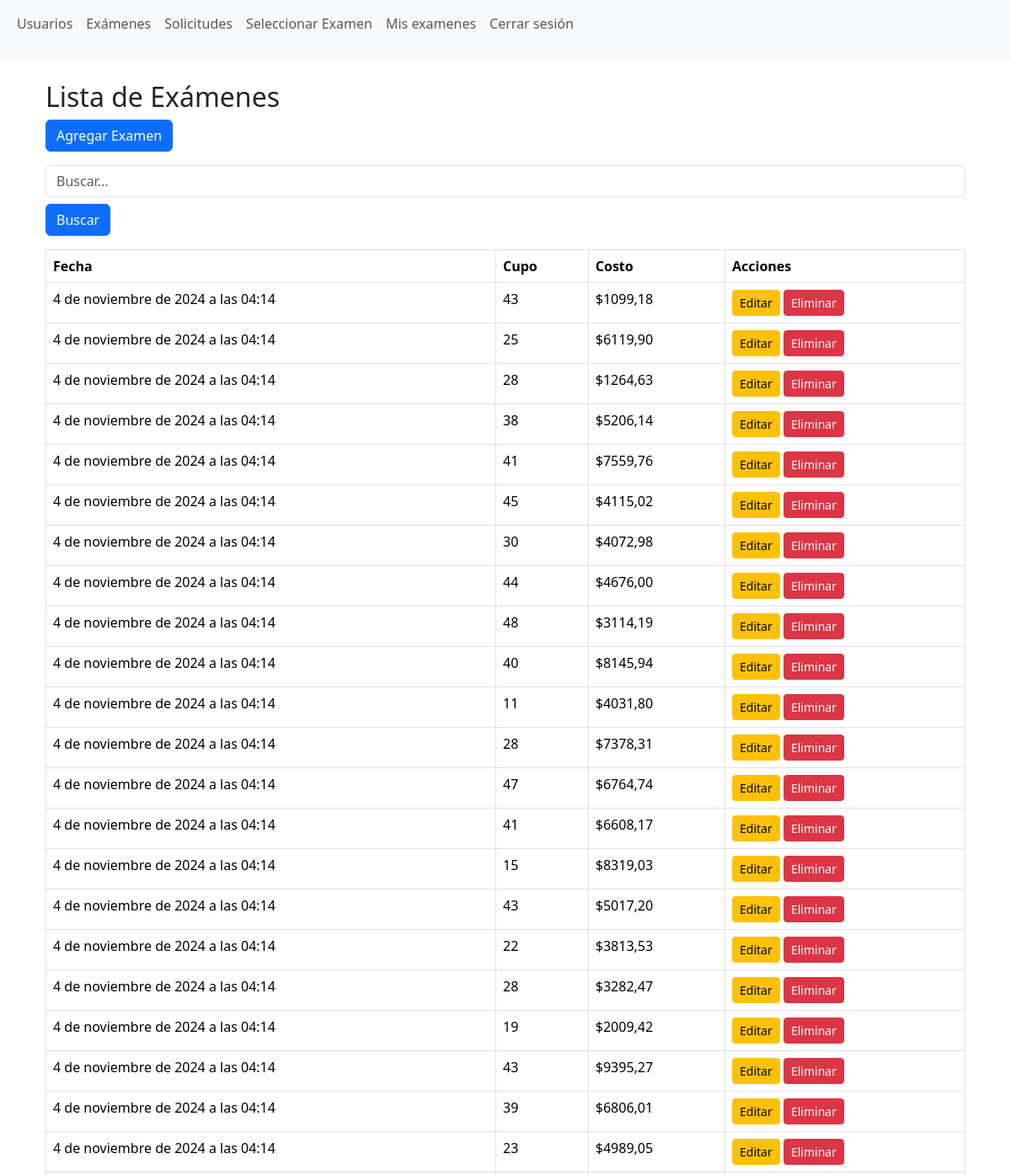
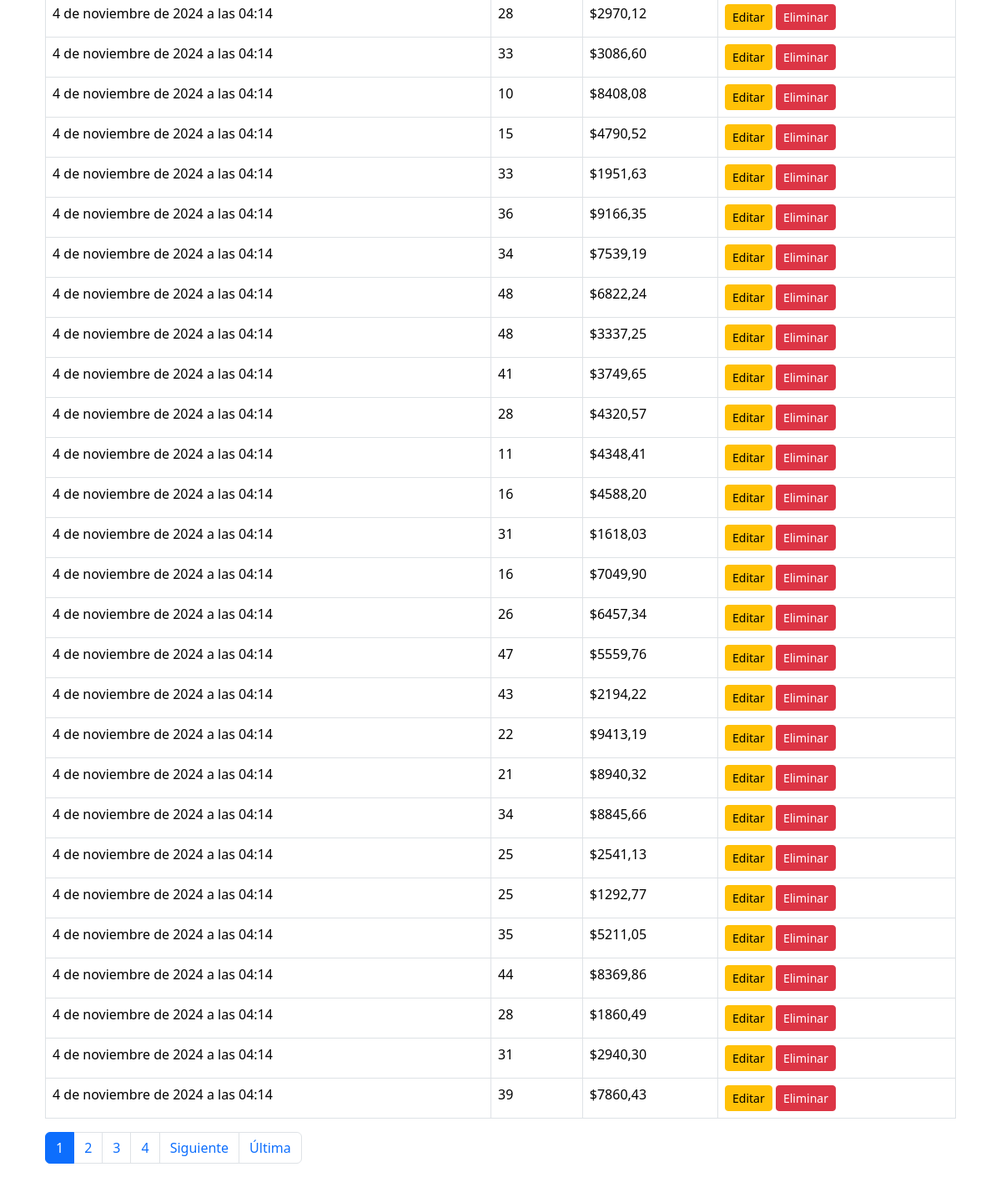
Page / (signed in) on the earlier database version (2 pictures, top to bottom).
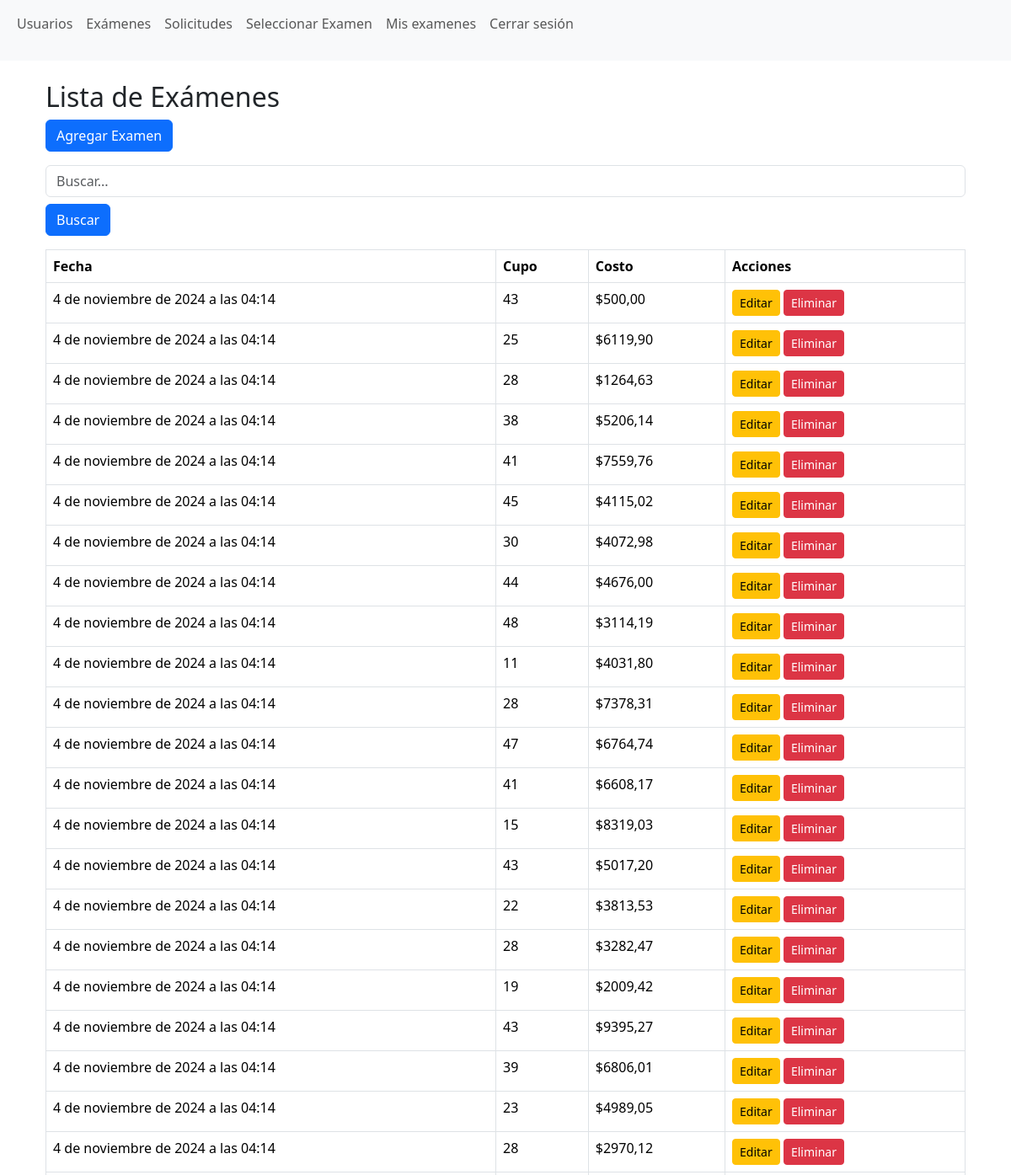
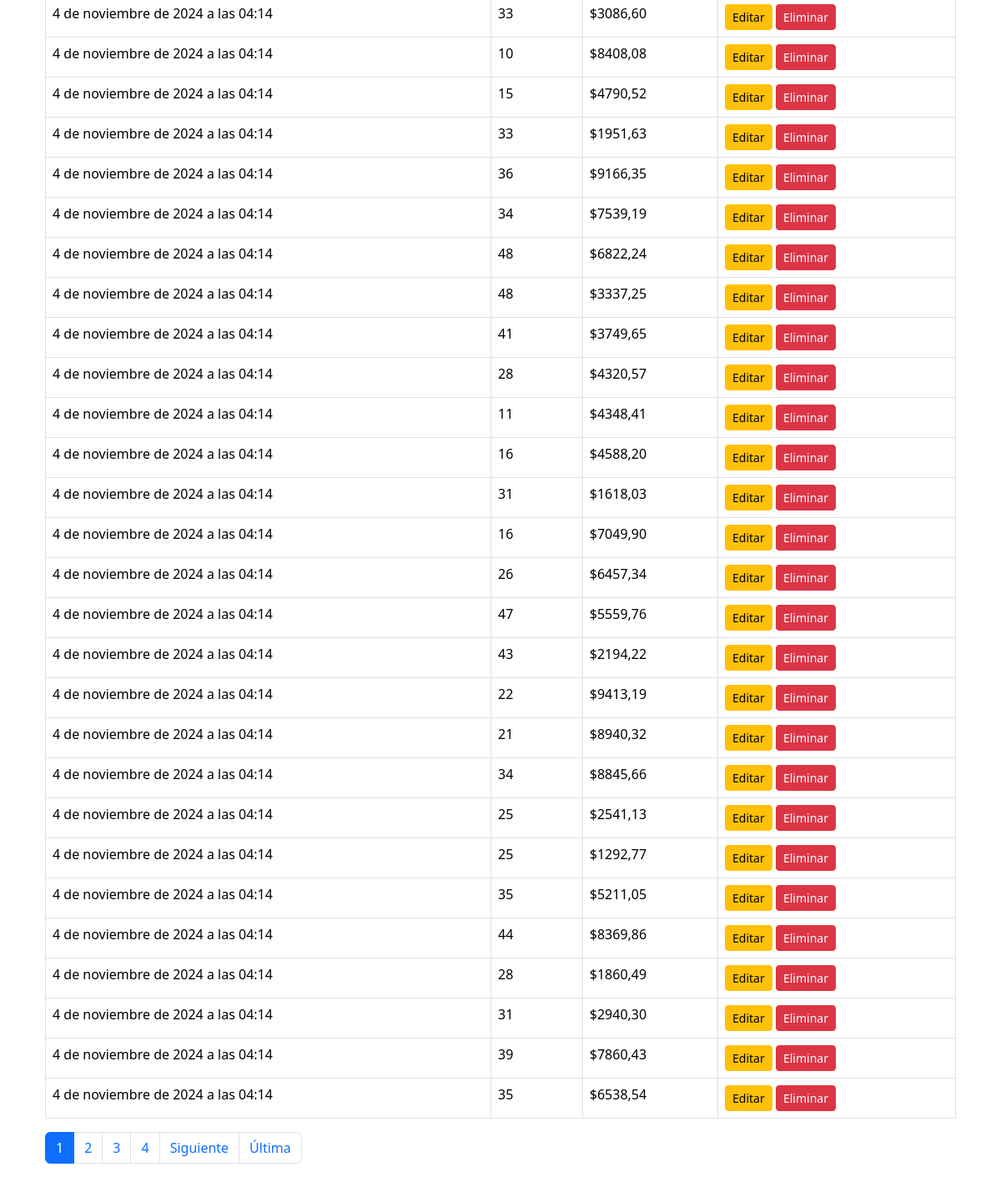
Same page on the later database version (2 pictures, top to bottom).
### aplicacion/models.py (models this page shows, shortened)
class Examen(models.Model):
    fecha = models.DateTimeField()  # Almacena la fecha y hora del examen
    cupo = models.PositiveIntegerField(default=30)
    costo = models.DecimalField(max_digits=6, decimal_places=2, default=500)  # Costo del examen

### aplicacion/views.py (the view)
# urls.py: path('', lista_examenes, name='index'),
@login_required
@user_passes_test(is_admin)
def lista_examenes(request):
    query = request.GET.get('search', '')  # Obtener el término de búsqueda
    examenes = Examen.objects.all()  # Obtiene todos los exámenes
    if query:
        examenes = examenes.filter(
            Q(fecha__icontains=query)   # Ajusta esto según tu modelo (si es que tienes alguna descripción)
        ).distinct()
    paginator = Paginator(examenes, 50)  # 50 exámenes por página
    page_number = request.GET.get('page')  # Obtener el número de página de la URL
    examenes_page = paginator.get_page(page_number)
    return render(request, 'lista_examenes.html', {'examenes': examenes_page, 'search': query})

### aplicacion/views.py (called while the page is built)
def is_admin(user):
    return user.is_staff

### aplicacion/templates/lista_examenes.html (shortened to what this page needs)
{% extends 'base.html' %}
{% block content %}
<div class="container">
    <h2>Lista de Exámenes</h2>
    <a href="{% url 'agregar_examen' %}" class="btn btn-primary mb-3">Agregar Examen</a>
    <form method="GET" class="mb-3">
        <input type="text" name="search" placeholder="Buscar..." value="{{ search }}" class="form-control" />
        <button type="submit" class="btn btn-primary mt-2">Buscar</button>
    </form>
    <table class="table table-bordered">
        <thead>
            <tr>
                <th>Fecha</th>
                <th>Cupo</th>
                <th>Costo</th>
                <th>Acciones</th>
            </tr>
        </thead>
        <tbody>
            {% for examen in examenes %}
            <tr>
                <td>{{ examen.fecha }}</td>
                <td>{{ examen.cupo }}</td>
                <td>${{ examen.costo }}</td>
                <td>
                    <a href="{% url 'editar_examen' examen.id %}" class="btn btn-warning btn-sm">Editar</a>
                    <form action="{% url 'eliminar_examen' examen.id %}" method="POST" style="display:inline;">
                        <button type="submit" class="btn btn-danger btn-sm">Eliminar</button>
                    </form>
                </td>
            </tr>
            {% empty %}
            <tr>
                <td colspan="4" class="text-center">No hay exámenes disponibles.</td>
            </tr>
            {% endfor %}
        </tbody>
    </table>
    {% if examenes.has_other_pages %}
        <nav>
            <ul class="pagination">
                {% for num in examenes.paginator.page_range %}
                    {% if examenes.number == num %}
                        <li class="page-item active"><a class="page-link" href="#">{{ num }}</a></li>
                    {% else %}
                        <li class="page-item">
                            <a class="page-link" href="?page={{ num }}&search={{ search }}">{{ num }}</a>
                        </li>
                    {% endif %}
                {% endfor %}
                {% if examenes.has_next %}
                    <li class="page-item">
                        <a class="page-link" href="?page={{ examenes.next_page_number }}&search={{ search }}">Siguiente</a>
                    </li>
                    <li class="page-item">
                        <a class="page-link" href="?page={{ examenes.paginator.num_pages }}&search={{ search }}">Última</a>
                    </li>
                {% endif %}
            </ul>
        </nav>
    {% endif %}
</div>
{% endblock %}

Differences in the rows shown:
removed Examen: fecha "4 de noviembre de 2024 a las 04:14", cupo "40", costo "8145,94"
changed Examen (number 1 of 50 on the later page): costo "1099,18" → "500,00"
now on this page (row unchanged): Examen: fecha "4 de noviembre de 2024 a las 04:14", cupo "35", costo "6538,54"
